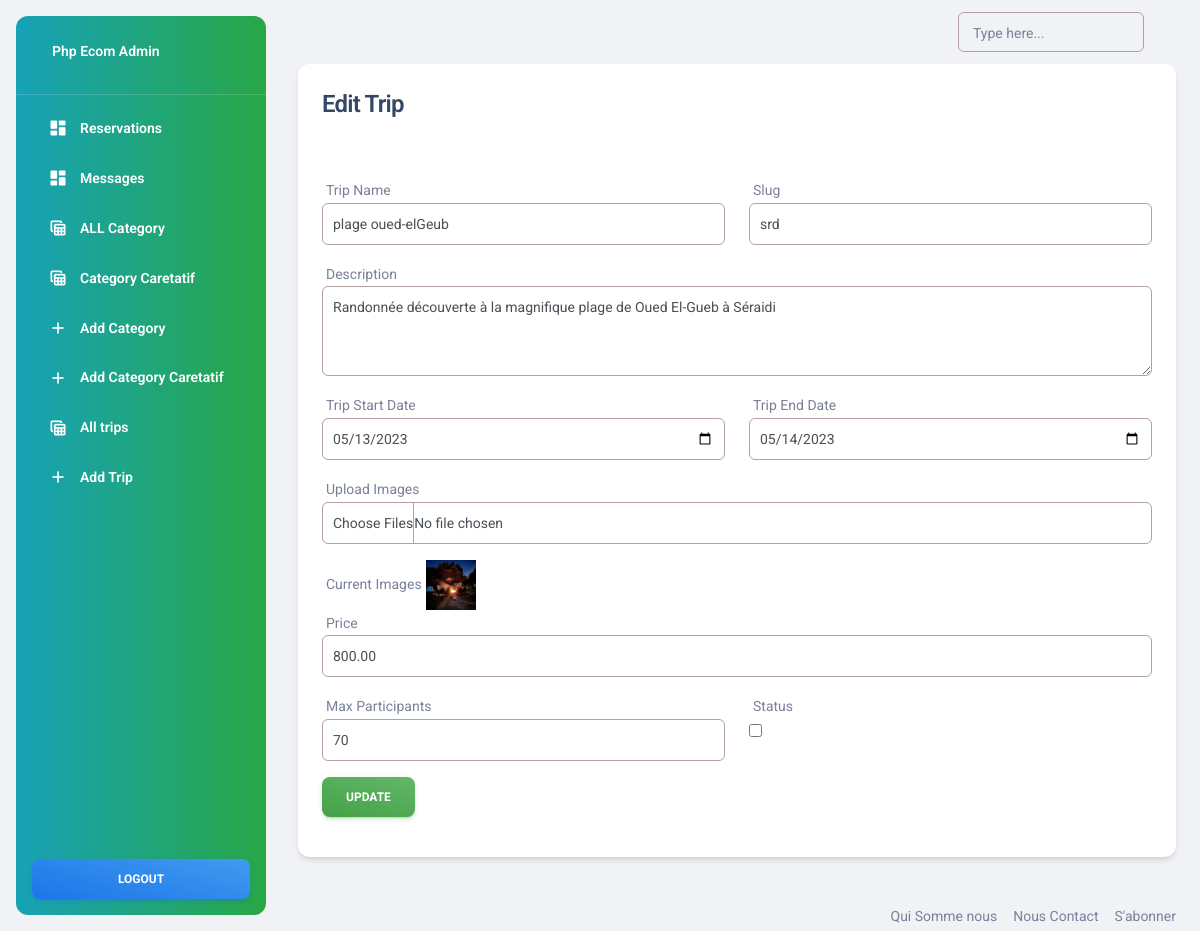
The page /admin/edit-trip.php?id=11 (signed in) on the database its author committed.
### tables this page shows
CREATE TABLE `trips` (
  `id` int(11) NOT NULL,
  `name` varchar(255) NOT NULL,
  `slug` varchar(255) NOT NULL,
  `description` text NOT NULL,
  `start_date` date NOT NULL,
  `end_date` date NOT NULL,
  `trip_price` decimal(10,2) NOT NULL,
  `max_participants` int(11) NOT NULL,
  `status` tinyint(1) NOT NULL,
  `images` text DEFAULT NULL,
  `created_at` timestamp NOT NULL DEFAULT current_timestamp(),
  `updated_at` timestamp NOT NULL DEFAULT current_timestamp() ON UPDATE current_timestamp(),
  `category_id` int(11) NOT NULL,
  `places` int(255) NOT NULL
);

### functions/myfunctions.php (called while the page is built, shortened)
<?php
include(__DIR__ . '/../config/dbcon.php');
function getIDActive($table, $id)
{
    global $con;
    $query = "SELECT * FROM $table WHERE id='$id' AND status='0'";
    return $query_run = mysqli_query($con, $query);
}
?>

### admin/edit-trip.php (the view, shortened to what this page needs)
<?php
include('includes/header.php');
?>
<div class="container">
    <div class="row">
        <div class="col-md-12">
            <?php
            if (isset($_GET['id'])) {
                $id = $_GET['id'];
                $trip = getIDActive("trips", $id);
                if (mysqli_num_rows($trip) > 0) {
                    $data = mysqli_fetch_array($trip);
                    ?>
                    <div class="card">
                        <div class="card-header">
                            <h4>Edit Trip</h4>
                        </div>
                        <div class="card-body">
                            <form action="code.php" method="POST" enctype="multipart/form-data">
                                <div class="row">
                                    <div class="col-md-6">
                                        <label class="mb-0" for="name">Trip Name</label>
                                        <input type="text" required name="name" placeholder="Enter trip name" class="form-control mb-3" value="<?= $data['name']; ?>">
                                    </div>
                                    <div class="col-md-6">
                                        <label class="mb-0" for="slug">Slug</label>
                                        <input type="text" required placeholder="Enter slug" name="slug" class="form-control mb-3 " value="<?= $data['slug']; ?>">
                                    </div>
                                    <div class="col-md-12">
                                        <label class="mb-0" for="">Description</label>
                                        <textarea name="description" required rows="3" placeholder="Enter description" class="form-control mb-3"><?= $data['description']; ?></textarea>
                                    </div>
                                    <div class="col-md-6">
                                        <label class="mb-0" for="name">Trip Start Date</label>
                                        <input type="date" required name="start_date" class="form-control mb-3" value="<?= $data['start_date']; ?>">
                                    </div>
                                    <div class="col-md-6">
                                        <label class="mb-0">Trip End Date</label>
                                        <input type="date" required name="end_date" class="form-control mb-3" value="<?= $data['end_date']; ?>">
                                    </div>
                                    <div class="col-md-12">
                                        <label class="mb-0" for="">Upload Images</label>
                                        <input type="file" name="images[]" class="form-control mb-3" multiple>
                                        <label class="mb-0" for="">Current Images</label>
                                        <?php
                                        $images = explode(",", $data['images']);
                                        foreach ($images as $image) {
                                            ?>
                                            <img src="../uploads/<?= $image; ?>" width="50px" height="50px">
                                        <?php
                                        }
                                        ?>
                                    </div>
                                    <div class="col-md-12">
                                        <label class="mb-0" for="">Price</label>
                                        <input type="number" required placeholder="Enter price" name="trip_price" class="form-control mb-3" value="<?= $data['trip_price']; ?>">
                                    </div>
                                    <div class="col-md-6">
    <label class="mb-0" for="max_participants">Max Participants</label>
    <input type="number" required placeholder="Enter maximum participants" name="max_participants" class="form-control mb-3" value="<?= $data['max_participants']; ?>">
</div>
<div class="col-md-6">
    <label class="mb-0" for="status">Status</label><br>
    <input type="checkbox" name="status" <?= $data['status'] == 1 ? 'checked' : ''; ?>>
</div>
<div class="col-md-12">
    <button type="submit" class="btn btn-primary bg-gradient-success" name="update_trip_btn">Update</button>
</div>
</div>
</form>
</div>
</div>
</div>
</div>
<?php
} else {
echo "Trip not found for the given ID";
}
} else {
echo "ID missing from URL";
}
?>
</div>
<?php include('includes/footer.php'); ?>

### admin/includes/header.php (style rules this page uses)
.form-control { border:1px solid #b3a1a1 !important; padding: 8px 10px; }

### rows shown on the page
trips: name "plage oued-elGeub", slug "srd", description "Randonnée découverte à la magnifique plage de Oued El-Gueb à Séraidi", start_date "05/13/2023", end_date "05/14/2023", images (picture), trip_price "800.00", max_participants "70"
